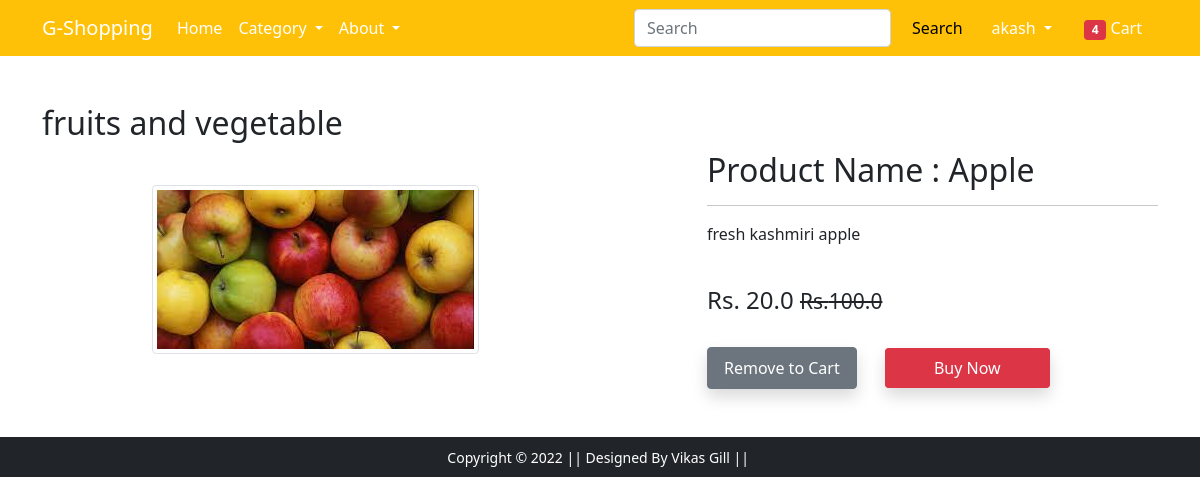
The page /product-detail/1/ (signed in) on the database as committed earlier.
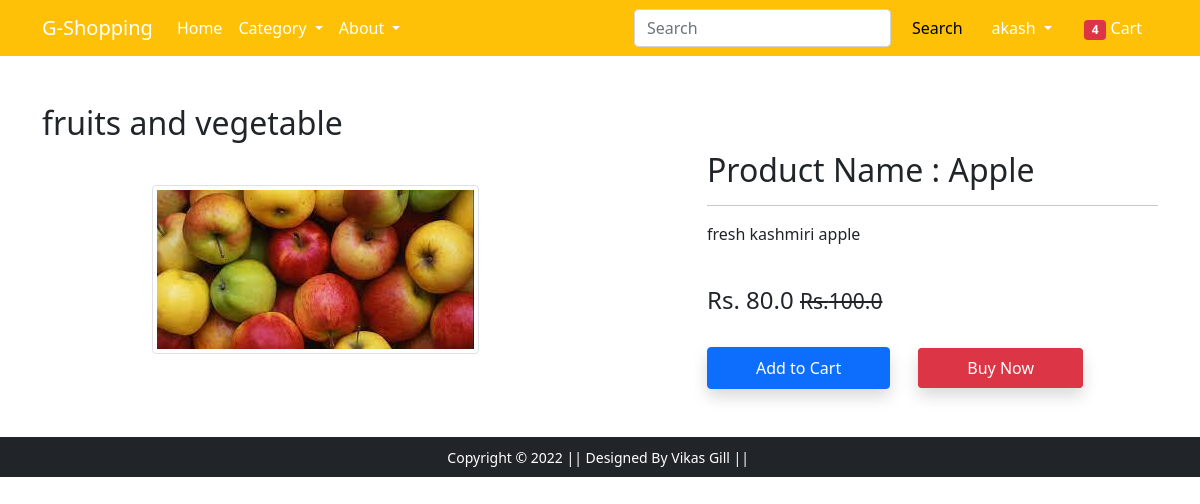
The same page on the database as committed later.
### customer/models.py (models this page shows, shortened)
class Product(models.Model):
    category=models.ForeignKey(Category,on_delete=models.CASCADE)
    name=models.CharField(max_length=100)
    image=models.ImageField(upload_to='customer/product/image')
    description=models.TextField(max_length=400)
    selling_price=models.FloatField()
    discount_price=models.FloatField()

class Category(models.Model):
    name=models.CharField(max_length=100)
    image=models.ImageField(upload_to='customer/category/image')
    description=models.TextField(max_length=400)

### customer/views.py (the view)
# urls.py: path('product-detail/<int:pk>/',Product_detail.as_view(),name='product-detail'),
class Product_detail(View):
    def get(self,request,pk):
        pro=Product.objects.get(pk=pk)
        us=UserAccount.objects.get(user=request.user)
        cart=Cart.objects.filter(product=pro,user=us)
        return render(request,'customer/productdetail.html',context={'pro':pro,'cart':cart})

### templates/customer/productdetail.html (shortened to what this page needs)
{% extends 'customer/base.html' %}
{% load static %}
{% block main-content %}
<div class="container my-5">
<h2>{{pro.category.name}}</h2>
 <div class="row">
  <div class="col-sm-6 text-center align-self-center">
   <img src={{pro.image.url}} alt="" class="img-fluid img-thumbnail">
  </div>
  <div class="col-sm-5 offset-sm-1">
   <h2>Product Name : {{pro.name}}</h2>
   <hr>
   <p>{{pro.description}}</p> <br>
   <h4>Rs. {{pro.discount_price}}  <small class="fw-light text-decoration-line-through">Rs.{{pro.selling_price}}</small></h4> <br>
   {% if cart %}
    <a href="{% url 'add-to-cart' pro.id  %}" class="btn btn-secondary shadow px-3 py-2">Remove to Cart</a>
   {% else %}
   <a href="{% url 'add-to-cart' pro.id  %}" class="btn btn-primary shadow px-5 py-2">Add to Cart</a>
   {% endif %}
   <a href="" class="btn btn-danger shadow px-5 py-2 ms-4 d-inline" >Buy Now</a>
  </div>
 </div>
</div>
{% endblock main-content %}

Rows that differ between the two databases and show on the page:
changed Product "Apple": discount_price "20.0" → "80.0"
Other text that changed with them:
text no longer shown: "Remove to Cart"
text now shown: "Add to Cart"
